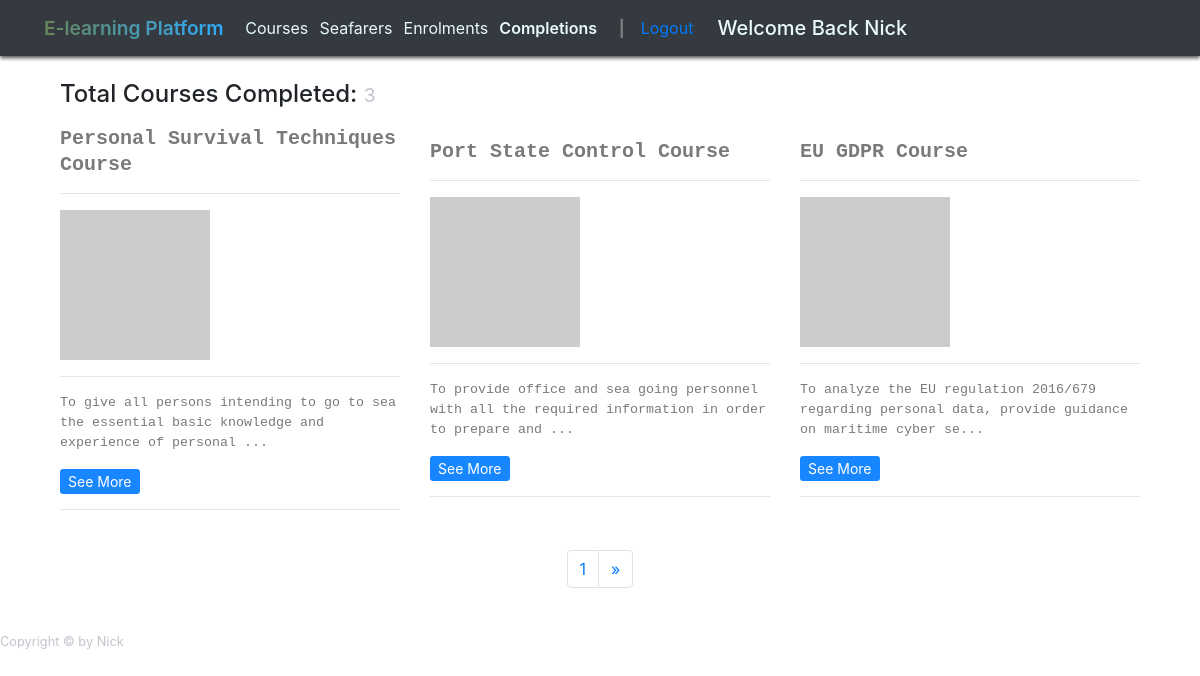
Screenshot of /completions.php (signed in) with the database file from the repository.
### tables this page shows
CREATE TABLE `courses` (
  `id` int(11) NOT NULL,
  `title` varchar(64) NOT NULL,
  `description` text NOT NULL
);

### functions.php (called while the page is built, shortened)
<?php
function isLoggedIn(){
    if(isset($_SESSION['username'])){
        return true;
    }
    return false;
}
?>

### completions.php (the view, shortened to what this page needs)
<?php  include "db.php"; ?>
<?php  include "header.php"; ?>
<?php  include "functions.php"; ?>
<body>
<?php include "navigation.php";?>
<?php if(isLoggedIn()){ ?>
    <div class="container" style="margin-top:5rem ;">
            <div class="col-md-12">
                <div class="row">
                    <?php
                    $per_page = 9;
                    if(isset($_GET['page'])){
                        $page = $_GET['page'];
                    }else{
                        $page = "";
                    }
                    if($page == "" || $page == 1){
                        $page_1 = 0;
                    }else{
                        $page_1 = ($page * $per_page) - $per_page;
                    }
                    $user_id = $_SESSION['user_id'];
                    $post_query_count = "SELECT * FROM enrolments WHERE user_id = '$user_id' AND completed = 1";
                    $find_count = mysqli_query($connection,$post_query_count);
                    $count = mysqli_num_rows($find_count);
                    $total_count = mysqli_num_rows($find_count);
                    if($count < 1){
                        echo "<h3 class='col-12 text-center my-4 py-4 h3_title'>You haven&#39t Completed any Course </h3>";
                    }else{
                        $count = ceil($count/$per_page);
                        $query = "SELECT course_id FROM enrolments WHERE user_id = '$user_id' AND completed = 1 LIMIT $page_1, $per_page";
                        $select_all_course_id = mysqli_query($connection, $query);
                        while($row = mysqli_fetch_assoc($select_all_course_id)) {
                            $course_ids[] = $row['course_id'];
                        }
                        $in = '(' . implode(',', $course_ids) .')';
                        $query = "SELECT * FROM courses WHERE id IN $in ";
                        $select_all_posts_query = mysqli_query($connection, $query);
                        ?>
                        <h4 class="col-12 pb-2">Total Courses Completed: <small> <?php echo $total_count;?></small></h4>
                        <div class="d-flex flex-row flex-wrap ">
                            <?php
                            $counter = 0;
                            while($row = mysqli_fetch_assoc($select_all_posts_query)) {
                                $post_id = $row['id'];
                                $post_title = $row['title'];
                                $post_content = substr($row['description'],0,100);
                                $post_content .= "...";
                                $counter = $counter+1;
                                ?>
                                <div class="col-md-6 col-lg-4 align-self-center">
                                    <h5 class="h5_title">
                                        <a href="post.php?p_id=<?php echo $post_id;?>"><?php echo $post_title;?></a>
                                    </h5>
                                    <hr>
                                    <a href="post.php?p_id=<?php echo $post_id;?>">
                                    <img class="img-responsive" style=width:150px; src="https://picsum.photos/150/150?random=<?php echo $counter;?>" alt="">
                                    </a>
                                    <hr>
                                    <p class="discreption_text"><?php echo $post_content;?></p>
                                    <a class="btn-sm btn-primary" style="opacity:0.9 ;" href="post.php?p_id=<?php echo $post_id;?>">See More <span class="glyphicon glyphicon-chevron-right"></span></a>
                                    <hr>
                                </div>
                        <?php }
                    }?> </div>
                </div>
            </div>
    </div>
    <div class="d-flex col-12 align-items-center justify-content-center">
        <nav class="m-4 " aria-label="Page navigation">
            <ul class="pagination">
                    <?php
                    for($i=1;$i<=$count;$i++){
                        if($i == $page){
                            echo "<li class='page-item'><a class='active_link page-link' href='home_page.php?page=$i'>$i</a></li>";
                        }else{
                            echo "<li class='page-item'><a class='page-link' href='home_page.php?page=$i'>$i</a></li>";
                        }
                    }
                    if((int)$page !== (int)$count){
                    ?>
                <li class="page-item">
                    <a class="page-link" href="home_page.php?page=<?php echo (int)$page+1; ?>" aria-label="Next">
                        <span aria-hidden="true">&raquo;</span>
                    </a>
                </li>
                <?php } ?>
            </ul>
        </nav>
    </div>
<?php
    }
?>
<?php include "footer.php"; ?>

### css/custom.css (style rules this page uses)
small { color:#c0c4cc }
p { font-family: "Dank Mono", ui-monospace, monospace; -webkit-text-fill-color: #e8faf9; }
.h5_title a { font-weight: 600; font-size: 1em; color: #797a7c; font-family: 'Courier New', Courier, monospace; text-decoration: none; }
.discreption_text { font-size: smaller; -webkit-text-fill-color: #797a7c; }
html { block-size: 100%; inline-size: 100%; }

### rows the page displays
courses: title "Personal Survival Techniques Course", description "To give all persons intending to go to sea the essential basic knowledge and experience of personal ..."
courses: title "Port State Control Course", description "To provide office and sea going personnel with all the required information in order to prepare and ..."
courses: title "EU GDPR Course", description "To analyze the EU regulation 2016/679 regarding personal data, provide guidance on maritime cyber se..."

### other values shown
$_SESSION['username'] "Nick"
$total_count "3"
